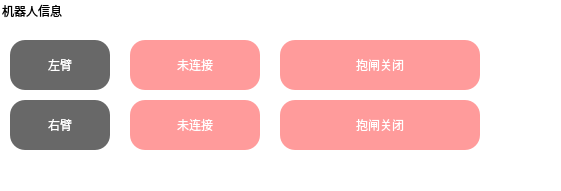
  <widget class="QGroupBox" name="groupBox_3">
   <property name="geometry">
    <rect>
     <x>0</x>
     <y>0</y>
     <width>561</width>
     <height>191</height>
    </rect>
   </property>
   <property name="styleSheet">
    <string notr="true">QGroupBox
{
font: 10pt &quot;微软雅黑&quot;;
background-color: rgba(255, 255, 255, 0);
border-radius: 15px; 

}

QLabel
{
	background-color: rgba(255, 0, 0,100);
	border-radius: 15px; 
	font: 75 10pt &quot;微软雅黑&quot;;
	color: rgb(255, 255, 255);
}</string>
   </property>
   <property name="title">
    <string>机器人信息</string>
   </property>
   <widget class="QLabel" name="label_left_arm_connect">
    <property name="geometry">
     <rect>
      <x>130</x>
      <y>40</y>
      <width>130</width>
      <height>50</height>
     </rect>
    </property>
    <property name="text">
     <string>未连接</string>
    </property>
    <property name="alignment">
     <set>Qt::AlignCenter</set>
    </property>
   </widget>
   <widget class="QLabel" name="label_right_arm_connect">
    <property name="geometry">
     <rect>
      <x>130</x>
      <y>100</y>
      <width>130</width>
      <height>50</height>
     </rect>
    </property>
    <property name="text">
     <string>未连接</string>
    </property>
    <property name="alignment">
     <set>Qt::AlignCenter</set>
    </property>
   </widget>
   <widget class="QLabel" name="label_left_arm_break">
    <property name="geometry">
     <rect>
      <x>280</x>
      <y>40</y>
      <width>200</width>
      <height>50</height>
     </rect>
    </property>
    <property name="text">
     <string>抱闸关闭</string>
    </property>
    <property name="alignment">
     <set>Qt::AlignCenter</set>
    </property>
   </widget>
   <widget class="QLabel" name="label_right_arm_break">
    <property name="geometry">
     <rect>
      <x>280</x>
      <y>100</y>
      <width>200</width>
      <height>50</height>
     </rect>
    </property>
    <property name="text">
     <string>抱闸关闭</string>
    </property>
    <property name="alignment">
     <set>Qt::AlignCenter</set>
    </property>
   </widget>
   <widget class="QLabel" name="label_6">
    <property name="geometry">
     <rect>
      <x>10</x>
      <y>40</y>
      <width>100</width>
      <height>50</height>
     </rect>
    </property>
    <property name="styleSheet">
     <string notr="true">QLabel
{
	
	background-color: rgb(104, 104, 104);
	border-radius: 15px; 
	font: 75 10pt &quot;微软雅黑&quot;;
	color: rgb(255, 255, 255);
}</string>
    </property>
    <property name="text">
     <string>左臂</string>
    </property>
    <property name="alignment">
     <set>Qt::AlignCenter</set>
    </property>
   </widget>
   <widget class="QLabel" name="label_7">
    <property name="geometry">
     <rect>
      <x>10</x>
      <y>100</y>
      <width>100</width>
      <height>50</height>
     </rect>
    </property>
    <property name="styleSheet">
     <string notr="true">QLabel
{
	
	background-color: rgb(104, 104, 104);
	border-radius: 15px; 
	font: 75 10pt &quot;微软雅黑&quot;;
	color: rgb(255, 255, 255);
}</string>
    </property>
    <property name="text">
     <string>右臂</string>
    </property>
    <property name="alignment">
     <set>Qt::AlignCenter</set>
    </property>
   </widget>
  </widget>
